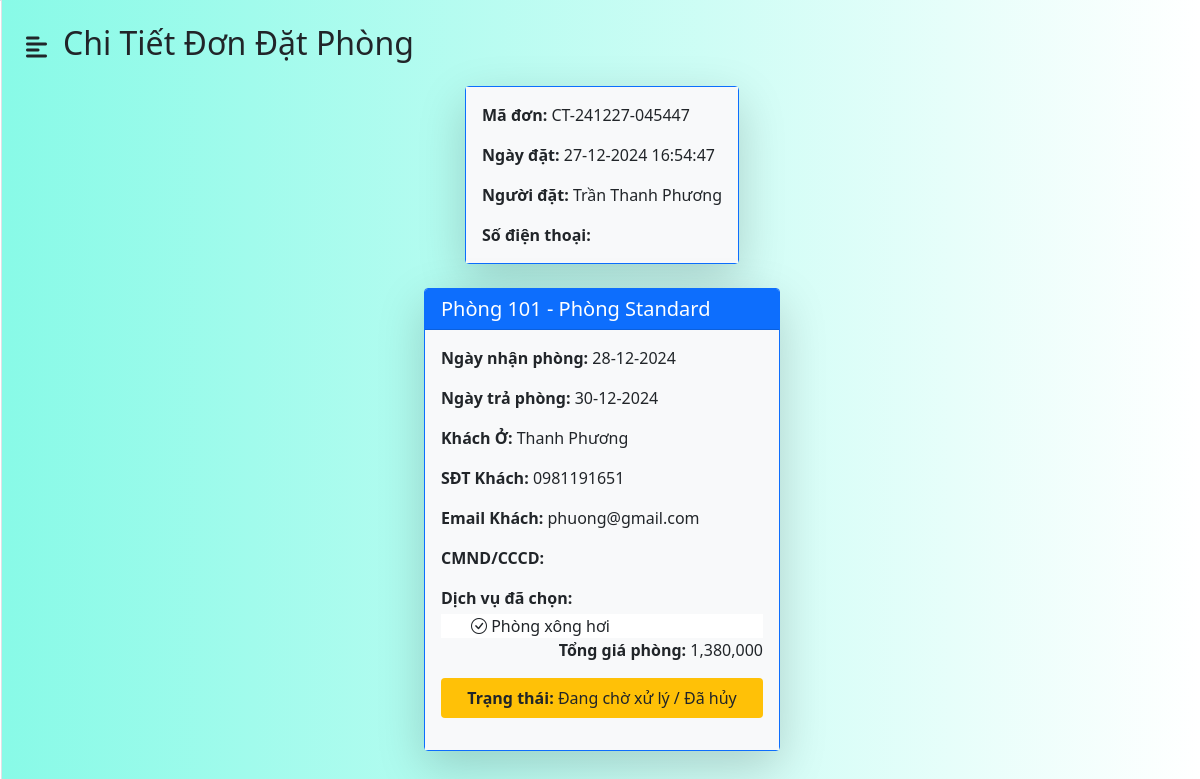
Screenshot of /admin/index.php?act=viewBooking&id=40 (signed in) with the database file from the repository.
### tables this page shows
CREATE TABLE `bookings` (
  `id` int(11) NOT NULL,
  `seri_num` varchar(20) NOT NULL,
  `people` int(11) NOT NULL,
  `status` enum('pending','confirmed','cancelled','checkin','checkout') NOT NULL DEFAULT 'pending',
  `amount` double(10,2) NOT NULL,
  `booking_date` datetime NOT NULL
);

CREATE TABLE `users` (
  `id` int(11) NOT NULL,
  `fullname` varchar(50) NOT NULL,
  `username` varchar(50) NOT NULL,
  `password` varchar(50) NOT NULL,
  `email` varchar(50) NOT NULL,
  `numphone` varchar(10) NOT NULL,
  `role` enum('admin','customer','','') NOT NULL DEFAULT 'customer',
  `forgot_token` varchar(100) NOT NULL
);

CREATE TABLE `booking_rooms` (
  `id` int(11) NOT NULL,
  `booking_id` int(11) NOT NULL,
  `room_id` int(11) NOT NULL,
  `user_id` int(11) DEFAULT NULL,
  `amount` double(10,2) NOT NULL,
  `check_in_date` date NOT NULL,
  `check_out_date` date NOT NULL,
  `early_checkout` date DEFAULT NULL
);

CREATE TABLE `rooms` (
  `id` int(11) NOT NULL,
  `room_number` varchar(10) NOT NULL,
  `room_type_id` int(11) NOT NULL,
  `status` enum('available','booked','','') NOT NULL DEFAULT 'available',
  `description` text NOT NULL
);

CREATE TABLE `room_types` (
  `id` int(11) NOT NULL,
  `type_name` varchar(50) NOT NULL,
  `adult` int(11) NOT NULL,
  `child` int(11) NOT NULL,
  `price` double(10,2) NOT NULL,
  `quantity` int(11) NOT NULL DEFAULT 0,
  `description` text NOT NULL
);

CREATE TABLE `booking_guests` (
  `id` int(11) NOT NULL,
  `booking_rooms_id` int(11) NOT NULL,
  `guest_name` varchar(255) NOT NULL,
  `guest_phone` varchar(20) NOT NULL,
  `guest_email` varchar(255) NOT NULL,
  `guest_id_number` varchar(50) DEFAULT NULL
);

CREATE TABLE `services` (
  `id` int(11) NOT NULL,
  `service_name` varchar(100) NOT NULL,
  `price` double(10,2) NOT NULL,
  `description` text DEFAULT NULL
);

### admin/models/bookingmodel.php (called while the page is built, shortened)
<?php
    function getDetailBooking($id){
        $conn=connectdb();
        $sql="SELECT rc.id as rcid,rc.new_room_id,br.*,r.id as id_room,r.room_number,r.status,rt.type_name,bg.guest_name,bg.guest_phone,bg.guest_email,bg.guest_id_number
        FROM booking_rooms br
        left join rooms r on br.room_id=r.id
        left join room_types rt on r.room_type_id=rt.id
        left join booking_guests bg on br.id=bg.booking_rooms_id
        left join room_changes rc on rc.booking_rooms_id=br.id
        where br.booking_id=:id;
        ";
        $stmt =$conn-> prepare($sql);
        $stmt->bindParam(':id',$id,PDO::PARAM_INT);
        $stmt->execute();
        $kq=$stmt->fetchAll(PDO::FETCH_ASSOC);
        return $kq;
    }
    function getReservationById($id){
        $conn=connectdb();
        $sql = "SELECT s.service_name FROM reservations res left join services s on res.service_id=s.id where booking_rooms_id =".$id;
        $stmt =$conn-> prepare($sql);
        $stmt->execute();
        $kq=$stmt->fetchAll(PDO::FETCH_ASSOC);
        return $kq;
    }
    function getUserByBookingRoom($id){
        $conn=connectdb();
        $sql = "SELECT b.seri_num,b.booking_date,u.* FROM bookings b left join booking_rooms br on b.id=br.booking_id left join users u on u.id=br.user_id where b.id =".$id;
        $stmt =$conn-> prepare($sql);
        $stmt->execute();
        $kq=$stmt->fetchAll(PDO::FETCH_ASSOC);
        return $kq;
    }
    function getBookingById($id){
        $conn=connectdb();
        $sql = "SELECT * FROM bookings where id=".$id;
        $stmt =$conn-> prepare($sql);
        $stmt->execute();
        $kq=$stmt->fetchAll(PDO::FETCH_ASSOC);
        return $kq;
    }
?>

### admin/detailbooking.php (the view, shortened to what this page needs)
<div class="container ">
    <?php foreach($user as $u) { ?>
    <div class="d-flex justify-content-center">
        <div class="card shadow-lg mb-4 border-primary" style="max-width: 400px;">
            <div class="card-body bg-light">
                <p class="card-text text-dark"><strong>Mã đơn:</strong> <?= $u['seri_num'] ?></p>
                <p class="card-text text-dark"><strong>Ngày đặt:</strong>
                    <?= (new DateTime($u['booking_date']))->format('d-m-Y H:i:s') ?></p>
                <p class="card-text text-dark"><strong>Người đặt:</strong> <?= $u['fullname'] ?></p>
                <p class="card-text text-dark"><strong>Số điện thoại:</strong> <?= $u['numphone'] ?></p>
            </div>
        </div>
    </div>
    <?php break; } ?>
    <?php if (!empty($data)) { ?>
    <div class="row row-cols-1 row-cols-md-3 g-4 justify-content-center">
        <?php foreach ($data as $row) { ?>
        <div class="col">
            <div class="card shadow-lg border-primary ">
                <div class="card-header bg-primary text-white">
                    <h5 class="card-title mb-0">Phòng <?= $row['room_number'] ?> - <?= $row['type_name'] ?></h5>
                </div>
                <div class="card-body bg-light">
                    <p class="card-text text-dark"><strong>Ngày nhận phòng:</strong>
                        <?= (new DateTime($row['check_in_date']))->format('d-m-Y') ?></p>
                    <p class="card-text text-dark"><strong>Ngày trả phòng:</strong>
                        <?= (new DateTime($row['check_out_date']))->format('d-m-Y') ?></p>
                    <p class="card-text text-dark"><strong>Khách Ở:</strong> <?= $row['guest_name'] ?></p>
                    <p class="card-text text-dark"><strong>SĐT Khách:</strong> <?= $row['guest_phone'] ?></p>
                    <p class="card-text text-dark"><strong>Email Khách:</strong> <?= $row['guest_email'] ?></p>
                    <p class="card-text text-dark"><strong>CMND/CCCD:</strong> <?= $row['guest_id_number'] ?></p>
                    <p class="card-text text-dark mb-1"><strong>Dịch vụ đã chọn:</strong></p>
                    <?php
                        $res = getReservationById($row['id']);
                        if (!empty($res)) {
                            echo '<ul class="list-group list-group-flush">';
                            foreach ($res as $service) {
                                echo '<li class="list-group-item py-0 ">';
                                echo '<i class="bi bi-check-circle"></i> ' . $service['service_name']. '</li>';
                            }
                            echo '</ul>';
                        } else {
                            echo '<p class="text-muted fst-italic">Không có dịch vụ nào được chọn.</p>';
                        }
                    ?>
                    <p class="card-text text-dark mb-1 text-end"><strong>Tổng giá phòng:</strong>
                        <?php echo number_format($row['amount']); ?>
                    </p>
                    <div class="d-flex justify-content-between mt-3">
                        <?php
                        foreach ($bookingid as $booking) {
                            if ($booking['status'] == 'pending' || $booking['status'] == 'cancelled') {
                                echo "<p class='bg-warning p-2 text-center rounded w-100'><strong>Trạng thái:</strong> Đang chờ xử lý / Đã hủy</p>";
                    }}
                        ?>
                    </div>
                </div>
            </div>
        </div>
        <?php } ?>
    </div>
    <?php } else { ?>
    <p class="text-center text-danger fw-bold">Không có thông tin đặt phòng nào.</p>
    <?php } ?>
</div>

### css/styles.css (style rules this page uses)
.list-group-item { border: none; padding: 15px 30px; }

### rows the page displays
bookings: seri_num "CT-241227-045447", booking_date "27-12-2024 16:54:47", users.fullname "Trần Thanh Phương", shows "Trạng thái:", status "Đang chờ xử lý / Đã hủy"
booking_rooms: room.room_number "101", room_types.type_name "Phòng Standard", check_in_date "28-12-2024", check_out_date "30-12-2024", booking_guests.guest_name "Thanh Phương", booking_guests.guest_phone "0981191651", booking_guests.guest_email "phuong@gmail.com", amount "1,380,000"
services: service_name "Phòng xông hơi"

### other values shown
$title "Chi Tiết Đơn Đặt Phòng"
